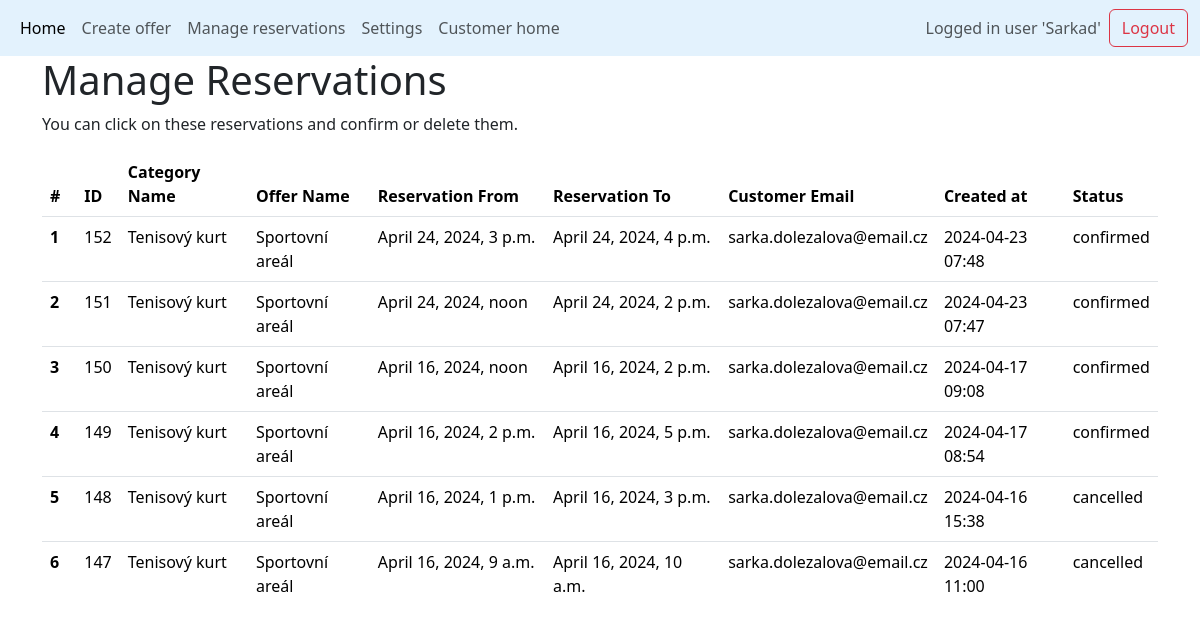
The page /managed_reservations (signed in) on the database as committed earlier.
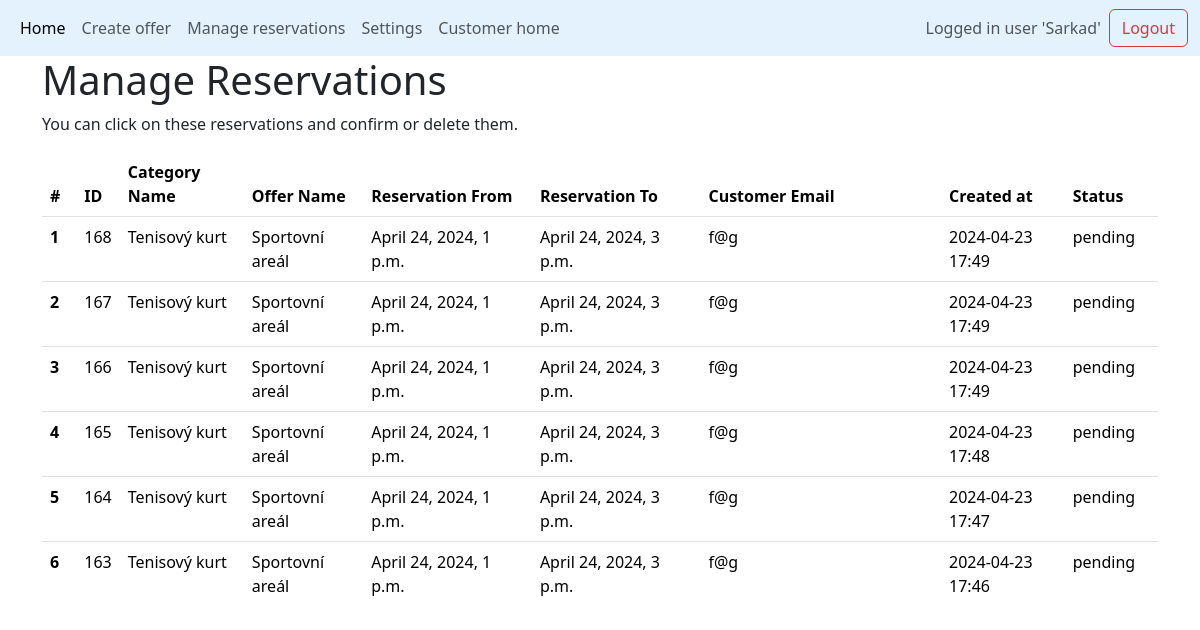
The same page on the database as committed later.
### base/models.py (models this page shows, shortened)
class Reservation(models.Model):
    reservation_from = models.DateTimeField(help_text="Start time/date of the reservation")
    reservation_to = models.DateTimeField(null=True, blank=True, help_text="End time/date of the reservation")
    submission_time = models.DateTimeField(default=timezone.now, help_text="When the reservation was submitted")
    confirmed_by_manager = models.CharField(
        max_length=1,
        choices=[("A", "Confirmed"), ("N", "Not Confirmed")],
        null=True,
        blank=True,
        help_text="Whether the reservation is confirmed by a manager"
    )
    customer_email = models.EmailField()
    customer_name = models.CharField(max_length=100)
    verification_token = models.CharField(max_length=64)  # Assuming you're using a hex token
    belongs_to_category = models.ForeignKey(Category, on_delete=models.CASCADE, related_name='reservations', help_text="The category of the unit being reserved")
    status = models.CharField(
        max_length=20,
        choices=[
            ("pending", "Pending"),
            ("confirmed", "Confirmed"),
            ("cancelled", "Cancelled"),
            ("completed", "Completed"),
        ],
        default="pending",
        help_text="The current status of the reservation"
    )
    class Meta:
        ordering = ['-submission_time'] # Reservations ordered in ascending order (earliest first)

class Category(models.Model):
    category_name = models.CharField(max_length=50)
    category_description = models.CharField(max_length=1000, null=True, blank=True)
    category_capacity = models.IntegerField(default=1,help_text="How many reservations at one time are possible? e.g.seminar = 20 or parkplace = 1")
    max_simultaneous_reservations = models.IntegerField(default=1)
    additional_time = models.DurationField(null=True, blank=True,default=timedelta(0))
    count_of_units = models.IntegerField(default=1,help_text="How many units are there in this category? e.g. 5 parkplaces for disabled people")
    created_at = models.DateTimeField(default=timezone.now)
    unit_names = models.JSONField(default=list) # list of unit names
    opening_time = models.TimeField(default=datetime.time(0, 0))
    closing_time = models.TimeField(default=datetime.time(23, 59,59)) #TODO 24:00 and default values 9:23-9:23
    belongs_to_offer = models.ForeignKey(Offer, on_delete=models.CASCADE)
    category_pricing = models.ForeignKey(Pricing, on_delete=models.CASCADE, null=True)

class Offer(models.Model):
    offer_name = models.CharField(max_length=50)
    available_from = models.DateField(null=True, blank=True)
    available_to = models.DateField(null=True, blank=True)
    created_at = models.DateTimeField(default=timezone.now)
    manager_of_this_offer = models.ForeignKey(
        User, on_delete=models.CASCADE, null=True, blank=True
    )
    class Meta:
        unique_together = (
            "offer_name",
            "manager_of_this_offer",
        )  # there cannot be two same named offers managed by the same user

### base/views.py (the view)
# urls.py: path('managed_reservations',views.managed_reservations, name='managed_reservations' ),
@login_required
def managed_reservations(request):
    user_timezone = request.user.userprofile.timezone if hasattr(request.user, 'userprofile') else 'UTC'
    timezone.activate(user_timezone)
    categories = Category.objects.filter(
        belongs_to_offer__manager_of_this_offer=request.user
    )
    reservations = (
        Reservation.objects.filter(belongs_to_category__in=categories)
        .select_related("belongs_to_category", "belongs_to_category__belongs_to_offer")
        .order_by("-submission_time",
            "reservation_from", "belongs_to_category__belongs_to_offer__offer_name"
        )
    )
    return render(
        request,
        "managed_reservations.html",
        {
            "reservations": reservations,
        },
    )

### templates/managed_reservations.html (shortened to what this page needs)
{% extends 'main.html' %}
{% load crispy_forms_tags %}
{% load static %}
{% block content %}
<div class="container-md">
    <h1>Manage Reservations</h1>
    <p>You can click on these reservations and confirm or delete them.</p>
    {% if reservations %}
    <div class="table-responsive" style="max-height: 450px; overflow-y: auto;">
        <table class="table table-hover">
            <thead>
                <tr>
                    <th scope="col">#</th>
                    <th scope="col">ID</th>
                    <th scope="col">Category Name</th>
                    <th scope="col">Offer Name</th>
                    <th scope="col">Reservation From</th>
                    <th scope="col">Reservation To</th>
                    <th scope="col">Customer Email</th>
                    <th scope="col">Created at</th>
                    <th scope="col">Status</th>
                </tr>
            </thead>
            <tbody>
                {% for reservation in reservations %}
                <tr data-token="{{ reservation.verification_token }}" class="clickable-row">
                    <th scope="row">{{ forloop.counter }}</th>
                    <td>{{ reservation.id }}</td>
                    <td>{{ reservation.belongs_to_category.category_name }}</td>
                    <td>{{ reservation.belongs_to_category.belongs_to_offer.offer_name }}</td>
                    <td>{{ reservation.reservation_from }}</td>
                    <td>{{ reservation.reservation_to }}</td>
                    <td>{{ reservation.customer_email }}</td>
                    <td>{{ reservation.submission_time|date:"Y-m-d H:i" }}</td>
                    <td>{{ reservation.status}}</td>
                </tr>
                {% endfor %}
            </tbody>
        </table>
        {% else %}
        <p>No reservations found.</p>
    </div>
    {% endif %}
</div>
<link rel="stylesheet" href="{% static 'base/css/style.css' %}" type="text/css">
{% endblock %}

Rows that differ between the two databases and show on the page:
no longer on this page (row unchanged): Reservation: id "152", belongs_to_category.category_name "Tenisový kurt", belongs_to_category.belongs_to_offer.offer_name "Sportovní areál", reservation_from "April 24, 2024, 3 p.m.", reservation_to "April 24, 2024, 4 p.m.", customer_email "sarka.dolezalova@email.cz", submission_time "2024-04-23 07:48", status "confirmed"
no longer on this page (row unchanged): Reservation: id "151", belongs_to_category.category_name "Tenisový kurt", belongs_to_category.belongs_to_offer.offer_name "Sportovní areál", reservation_from "April 24, 2024, noon", reservation_to "April 24, 2024, 2 p.m.", customer_email "sarka.dolezalova@email.cz", submission_time "2024-04-23 07:47", status "confirmed"
no longer on this page (row unchanged): Reservation: id "150", belongs_to_category.category_name "Tenisový kurt", belongs_to_category.belongs_to_offer.offer_name "Sportovní areál", reservation_from "April 16, 2024, noon", reservation_to "April 16, 2024, 2 p.m.", customer_email "sarka.dolezalova@email.cz", submission_time "2024-04-17 09:08", status "confirmed"
no longer on this page (row unchanged): Reservation: id "149", belongs_to_category.category_name "Tenisový kurt", belongs_to_category.belongs_to_offer.offer_name "Sportovní areál", reservation_from "April 16, 2024, 2 p.m.", reservation_to "April 16, 2024, 5 p.m.", customer_email "sarka.dolezalova@email.cz", submission_time "2024-04-17 08:54", status "confirmed"
no longer on this page (row unchanged): Reservation: id "148", belongs_to_category.category_name "Tenisový kurt", belongs_to_category.belongs_to_offer.offer_name "Sportovní areál", reservation_from "April 16, 2024, 1 p.m.", reservation_to "April 16, 2024, 3 p.m.", customer_email "sarka.dolezalova@email.cz", submission_time "2024-04-16 15:38", status "cancelled"
no longer on this page (row unchanged): Reservation: id "147", belongs_to_category.category_name "Tenisový kurt", belongs_to_category.belongs_to_offer.offer_name "Sportovní areál", reservation_from "April 16, 2024, 9 a.m.", reservation_to "April 16, 2024, 10 a.m.", customer_email "sarka.dolezalova@email.cz", submission_time "2024-04-16 11:00", status "cancelled"
added Reservation: id "168", belongs_to_category.category_name "Tenisový kurt", belongs_to_category.belongs_to_offer.offer_name "Sportovní areál", reservation_from "April 24, 2024, 1 p.m.", reservation_to "April 24, 2024, 3 p.m.", customer_email "f@g", submission_time "2024-04-23 17:49", status "pending"
added Reservation: id "167", belongs_to_category.category_name "Tenisový kurt", belongs_to_category.belongs_to_offer.offer_name "Sportovní areál", reservation_from "April 24, 2024, 1 p.m.", reservation_to "April 24, 2024, 3 p.m.", customer_email "f@g", submission_time "2024-04-23 17:49", status "pending"
added Reservation: id "166", belongs_to_category.category_name "Tenisový kurt", belongs_to_category.belongs_to_offer.offer_name "Sportovní areál", reservation_from "April 24, 2024, 1 p.m.", reservation_to "April 24, 2024, 3 p.m.", customer_email "f@g", submission_time "2024-04-23 17:49", status "pending"
added Reservation: id "165", belongs_to_category.category_name "Tenisový kurt", belongs_to_category.belongs_to_offer.offer_name "Sportovní areál", reservation_from "April 24, 2024, 1 p.m.", reservation_to "April 24, 2024, 3 p.m.", customer_email "f@g", submission_time "2024-04-23 17:48", status "pending"
added Reservation: id "164", belongs_to_category.category_name "Tenisový kurt", belongs_to_category.belongs_to_offer.offer_name "Sportovní areál", reservation_from "April 24, 2024, 1 p.m.", reservation_to "April 24, 2024, 3 p.m.", customer_email "f@g", submission_time "2024-04-23 17:47", status "pending"
added Reservation: id "163", belongs_to_category.category_name "Tenisový kurt", belongs_to_category.belongs_to_offer.offer_name "Sportovní areál", reservation_from "April 24, 2024, 1 p.m.", reservation_to "April 24, 2024, 3 p.m.", customer_email "f@g", submission_time "2024-04-23 17:46", status "pending"
